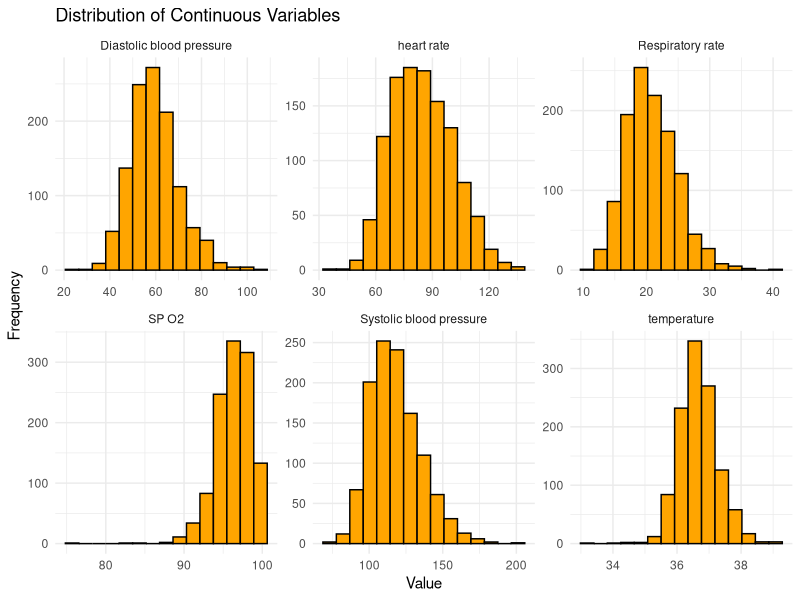

Source code (R): (Note: this script raises an error after producing the figure.)
## ---- chunk 1
library(tidyverse)
library(dplyr)
library(ggplot2)
library(data.table)
## ---- chunk 2
merged_df <- fread("merged_df.csv")
merged_df$survival_time = as.numeric(difftime(merged_df$deathtime, merged_df$admittime, units = "day"))
## ---- chunk 3
sum(is.na(merged_df$outcome))
## ---- chunk 4
# Histograms for continuous variables
continuous_vars <- c('heart rate', 'Systolic blood pressure', 'Diastolic blood pressure', 'Respiratory rate', 'temperature', 'SP O2')

merged_df %>%
  select(all_of(continuous_vars)) %>%
  gather(key = "variable", value = "value") %>%
  ggplot(aes(x = value)) +
  geom_histogram(bins = 15, fill = "orange", color = "black") +
  facet_wrap(~variable, scales = "free") +
  theme_minimal() +
  labs(title = "Distribution of Continuous Variables", x = "Value", y = "Frequency")

## ---- chunk 5
cont <- c("age", "BMI", "heart rate", "Systolic blood pressure", "Diastolic blood pressure", "Respiratory rate", "temperature", "SP O2", "Urine output", "hematocrit", "RBC", "MCH", "MCHC", "MCV", "RDW", "Leucocyte", "Platelets", "Neutrophils", "Basophils", "Lymphocyte", "PT", "INR", "NT proBNP", "Creatine kinase", "Creatinine", "Urea nitrogen", "glucose", "Blood potassium", "Blood sodium", "Blood calcium", "Chloride", "Anion gap", "Magnesium ion", "PH", "Bicarbonate", "Lactic acid", "PCO2")

for (var in cont) {
  t_test <- t.test(merged_df[[var]] ~ merged_df$outcome, data = merged_df)
  print(paste("T-test for", var))
  print(t_test)
}
## ---- chunk 6
cat <- c("gendera", "hypertensive", "atrialfibrillation", "CHD with no MI", "diabetes", "deficiencyanemias", "depression", "Hyperlipemia", "Renal failure", "COPD")

for (var in cat) {
  chi_sq <- chisq.test(table(merged_df[[var]], merged_df$outcome))
  print(paste("Chi-square test for", var))
  print(chi_sq)
}
## ---- chunk 7
#Total of each patients' comorbidity score - comorb_score
merged_df$comorb_score = merged_df$gendera + merged_df$hypertensive + merged_df$atrialfibrillation + merged_df$`CHD with no MI` + merged_df$diabetes + merged_df$deficiencyanemias + merged_df$depression + merged_df$Hyperlipemia + merged_df$`Renal failure` + merged_df$COPD

#Length of stay for survivors - LOS
merged_df$LOS = as.numeric(difftime(merged_df$dischtime, merged_df$admittime, units = "days")) * !merged_df$outcome
merged_df$LOS = ifelse(!merged_df$outcome, as.numeric(difftime(merged_df$dischtime, merged_df$admittime, units = "days")), NA)

#total length of stay for those who both survived (discharged) and died - tLOS
merged_df$tLOS <- ifelse(is.na(merged_df$LOS), merged_df$survival_time, merged_df$LOS)

## ---- chunk 8
full_model <- glm(outcome ~ gendera + hypertensive + atrialfibrillation + `CHD with no MI` + 
            diabetes + deficiencyanemias + depression + Hyperlipemia + `Renal failure` + 
            COPD + age + `heart rate` + BMI + `Systolic blood pressure` + 
            `Diastolic blood pressure` + `Respiratory rate` + temperature + 
            `SP O2` + `Urine output` + hematocrit + RBC + MCH + MCHC + MCV + 
            RDW + Leucocyte + Platelets + Neutrophils + Basophils + Lymphocyte + 
            PT + INR + `NT-proBNP` + `Creatine kinase` + Creatinine + `Urea nitrogen` + 
            glucose + `Blood potassium` + `Blood sodium` + `Blood calcium` + Chloride + 
            `Anion gap` + `Magnesium ion` + PH + Bicarbonate + `Lactic acid` + PCO2, 
            data = merged_df, family = "binomial")
summary(full_model)
## ---- chunk 9
current_aic <- AIC(full_model)
while (TRUE) {
    current_aic <- AIC(full_model)
    reduced_model <- step(full_model, direction = "backward")
    reduced_aic <- AIC(reduced_model)
    if (reduced_aic > current_aic) break
    full_model <- reduced_model
}
summary(full_model)
## ---- chunk 10
merged_df %>%
  mutate(outcome = recode(factor(outcome), `0` = "Survived", `1` = "Died")) %>%
  group_by(factor(outcome)) %>%
  summarise(sys_bp = mean(`Systolic blood pressure`, na.rm = TRUE), 
            dia_bp = mean(`Diastolic blood pressure`, na.rm = TRUE),
            platelets = mean(Platelets),
            p_h = mean(PH, na.rm = TRUE),
            i_n_r = mean(INR, na.rm = TRUE),
            p_t = mean(PT, na.rm = TRUE),
            m_c_v = mean(MCV)) %>%
  rename(
    Outcome = `factor(outcome)`,
    `Systolic BP (mmHg)` = sys_bp,
    `Diastolic BP (mmHg)` = dia_bp,
    `Platelets ($10^9$/L)` = platelets,
    `pH` = p_h,
    `INR` = i_n_r,
    `PT (s)` = p_t,
    `MCV (fL)` = m_c_v
  ) %>%
    kable(digits = 2, caption = "Summary Statistics by Outcome")
## ---- chunk 11
#Top 10 features selected based on PCA loadings: ['gendera', 'Systolic blood pressure', 'Hyperlipemia', 'depression', 'Diastolic blood pressure', 'Platelets', 'PH', 'INR', 'PT', 'MCV']
